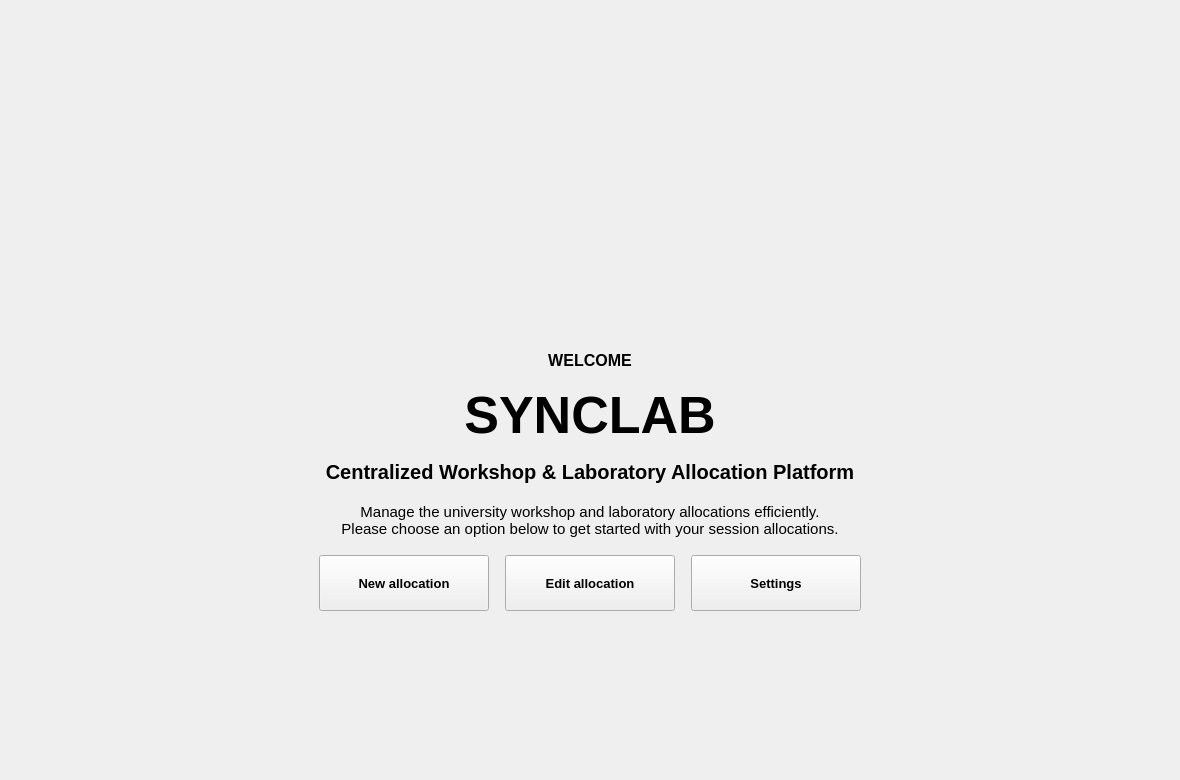
<?xml version="1.0" encoding="UTF-8"?>
<ui version="4.0">
 <class>page0Widget</class>
 <widget class="QWidget" name="page0Widget">
  <property name="geometry">
   <rect>
    <x>0</x>
    <y>0</y>
    <width>1180</width>
    <height>780</height>
   </rect>
  </property>
  <property name="font">
   <font>
    <family>Segoe UI</family>
    <pointsize>10</pointsize>
    <bold>false</bold>
   </font>
  </property>
  <property name="styleSheet">
   <string notr="true">QWidget { color:#17243B;   }QMainWindow, QStackedWidget, QWidget#page0Widget, QWidget#page1Widget, QWidget#page2Widget, QWidget#page3Widget, QWidget#page4Widget { background:#F4F7FB; }QScrollArea { border:none; background:transparent; } QScrollArea &gt; QWidget &gt; QWidget { background:#F4F7FB; }QScrollArea#cardsScrollArea &gt; QWidget, QWidget#cardsScrollContents { background:transparent; }QLabel { background:transparent; }QLabel#welcomeTitle { color:#52647D;   }QLabel#syncLabTitle {   }QLabel#syncLabSubtitle {   }QLabel#welcomeDesc, QLabel#selectedDescLabel2, QLabel#adminWsDescLbl { color:#52647D;  }QLabel#selectTitleLabel, QLabel#selectedNameLabel2, QLabel#confirmTitleLbl, QLabel#adminWsTitleLbl {   }QLineEdit, QTextEdit, QComboBox { background:#FFFFFF; border:1px solid #D4DEEB; border-radius:7px; padding:8px; selection-background-color:#2563EB; selection-color:white; }QLineEdit:focus, QTextEdit:focus, QComboBox:focus { border:1px solid #2563EB; }QComboBox QAbstractItemView { background:#FFFFFF; color:#17243B; selection-background-color:#2563EB; selection-color:white; }QPushButton { background:#FFFFFF; color:#17243B; border:1px solid #D4DEEB; border-radius:8px; padding:9px 14px;  }QPushButton:hover, QPushButton:focus { background:#EAF2FF; border-color:#2563EB; }QPushButton:pressed { border:2px solid #2563EB; }QPushButton#allocateNowBtn, QPushButton#nextBtn, QPushButton#nextTo3Btn, QPushButton#submitBtn, QPushButton#updateBtn { background:#2563EB; color:white; border:1px solid #2563EB; }QPushButton#allocateNowBtn:hover, QPushButton#nextBtn:hover, QPushButton#nextTo3Btn:hover, QPushButton#submitBtn:hover, QPushButton#updateBtn:hover { background:#1D4ED8; }QPushButton#deleteBtn, QPushButton#adminDelBtn { color:#BE123C; }QPushButton[timeSlot=true] { padding:10px 8px; }QPushButton:checked { background:#2563EB; color:white; border-color:#2563EB; }QPushButton:disabled { background:#F4F7FB; color:#52647D; border:1px solid #D4DEEB; }QPushButton#allocateNowBtn:disabled, QPushButton#nextBtn:disabled, QPushButton#nextTo3Btn:disabled, QPushButton#submitBtn:disabled, QPushButton#updateBtn:disabled, QPushButton#deleteBtn:disabled, QPushButton#adminDelBtn:disabled { background:#F4F7FB; color:#52647D; border:1px solid #D4DEEB; }QFrame#summaryBox { background:#EAF2FF; border:1px solid #D4DEEB; border-radius:10px; }QLabel#summaryDateLbl { color:#2563EB;  }QTableWidget { background:#FFFFFF; alternate-background-color:#F4F7FB; border:1px solid #D4DEEB; gridline-color:#D4DEEB; selection-background-color:#EAF2FF; selection-color:#17243B; }QHeaderView::section { font-weight:600; background:#EAF2FF; color:#17243B; border:none; padding:10px;  }QTableWidget QLineEdit, QTableWidget QComboBox { padding:4px; border-radius:4px; }QCalendarWidget { background:#FFFFFF; border:1px solid #D4DEEB; border-radius:8px; }QCalendarWidget QWidget#qt_calendar_navigationbar { background:#2563EB; }QCalendarWidget QToolButton { font-weight:600; color:white; background:transparent; padding:6px;  }QCalendarWidget QMenu, QCalendarWidget QSpinBox { background:#FFFFFF; color:#17243B; }QCalendarWidget QAbstractItemView { background:#FFFFFF; color:#17243B; selection-background-color:#2563EB; selection-color:white; outline:0; }QToolTip { background:#FFFFFF; color:#17243B; border:1px solid #D4DEEB; padding:6px; }</string>
  </property>
  <widget class="QLabel" name="welcomeImg">
   <property name="geometry">
    <rect>
     <x>518</x>
     <y>200</y>
     <width>144</width>
     <height>143</height>
    </rect>
   </property>
   <property name="font">
    <font>
     <family>Segoe UI</family>
     <pointsize>10</pointsize>
     <bold>false</bold>
    </font>
   </property>
   <property name="accessibleName">
    <string>SYNCLAB logo</string>
   </property>
   <property name="textFormat">
    <enum>Qt::TextFormat::PlainText</enum>
   </property>
   <property name="pixmap">
    <pixmap resource="../../resources/images.qrc">:/branding/logo.png</pixmap>
   </property>
   <property name="scaledContents">
    <bool>true</bool>
   </property>
   <property name="alignment">
    <set>Qt::AlignmentFlag::AlignCenter</set>
   </property>
  </widget>
  <widget class="QLabel" name="welcomeTitle">
   <property name="geometry">
    <rect>
     <x>24</x>
     <y>350</y>
     <width>1132</width>
     <height>21</height>
    </rect>
   </property>
   <property name="font">
    <font>
     <family>Segoe UI</family>
     <pointsize>12</pointsize>
     <bold>true</bold>
    </font>
   </property>
   <property name="text">
    <string>WELCOME</string>
   </property>
   <property name="textFormat">
    <enum>Qt::TextFormat::PlainText</enum>
   </property>
   <property name="alignment">
    <set>Qt::AlignmentFlag::AlignCenter</set>
   </property>
  </widget>
  <widget class="QLabel" name="syncLabTitle">
   <property name="geometry">
    <rect>
     <x>24</x>
     <y>380</y>
     <width>1132</width>
     <height>69</height>
    </rect>
   </property>
   <property name="font">
    <font>
     <family>Segoe UI</family>
     <pointsize>39</pointsize>
     <bold>true</bold>
    </font>
   </property>
   <property name="text">
    <string>SYNCLAB</string>
   </property>
   <property name="textFormat">
    <enum>Qt::TextFormat::PlainText</enum>
   </property>
   <property name="alignment">
    <set>Qt::AlignmentFlag::AlignCenter</set>
   </property>
  </widget>
  <widget class="QLabel" name="syncLabSubtitle">
   <property name="geometry">
    <rect>
     <x>24</x>
     <y>458</y>
     <width>1132</width>
     <height>27</height>
    </rect>
   </property>
   <property name="font">
    <font>
     <family>Segoe UI</family>
     <pointsize>15</pointsize>
     <bold>true</bold>
    </font>
   </property>
   <property name="text">
    <string>Centralized Workshop &amp; Laboratory Allocation Platform</string>
   </property>
   <property name="textFormat">
    <enum>Qt::TextFormat::PlainText</enum>
   </property>
   <property name="alignment">
    <set>Qt::AlignmentFlag::AlignCenter</set>
   </property>
   <property name="wordWrap">
    <bool>true</bool>
   </property>
  </widget>
  <widget class="QLabel" name="welcomeDesc">
   <property name="geometry">
    <rect>
     <x>24</x>
     <y>501</y>
     <width>1132</width>
     <height>38</height>
    </rect>
   </property>
   <property name="font">
    <font>
     <family>Segoe UI</family>
     <pointsize>11</pointsize>
     <bold>false</bold>
    </font>
   </property>
   <property name="text">
    <string>Manage the university workshop and laboratory allocations efficiently.
Please choose an option below to get started with your session allocations.</string>
   </property>
   <property name="textFormat">
    <enum>Qt::TextFormat::PlainText</enum>
   </property>
   <property name="alignment">
    <set>Qt::AlignmentFlag::AlignCenter</set>
   </property>
   <property name="wordWrap">
    <bool>true</bool>
   </property>
  </widget>
  <widget class="QPushButton" name="allocateNowBtn">
   <property name="geometry">
    <rect>
     <x>319</x>
     <y>555</y>
     <width>170</width>
     <height>56</height>
    </rect>
   </property>
   <property name="font">
    <font>
     <family>Segoe UI</family>
     <pointsize>10</pointsize>
     <bold>true</bold>
    </font>
   </property>
   <property name="cursor">
    <cursorShape>PointingHandCursor</cursorShape>
   </property>
   <property name="text">
    <string>New allocation</string>
   </property>
  </widget>
  <widget class="QPushButton" name="editAllocationBtn">
   <property name="geometry">
    <rect>
     <x>505</x>
     <y>555</y>
     <width>170</width>
     <height>56</height>
    </rect>
   </property>
   <property name="font">
    <font>
     <family>Segoe UI</family>
     <pointsize>10</pointsize>
     <bold>true</bold>
    </font>
   </property>
   <property name="cursor">
    <cursorShape>PointingHandCursor</cursorShape>
   </property>
   <property name="text">
    <string>Edit allocation</string>
   </property>
  </widget>
  <widget class="QPushButton" name="settingsBtn0">
   <property name="geometry">
    <rect>
     <x>691</x>
     <y>555</y>
     <width>170</width>
     <height>56</height>
    </rect>
   </property>
   <property name="font">
    <font>
     <family>Segoe UI</family>
     <pointsize>10</pointsize>
     <bold>true</bold>
    </font>
   </property>
   <property name="cursor">
    <cursorShape>PointingHandCursor</cursorShape>
   </property>
   <property name="text">
    <string>Settings</string>
   </property>
  </widget>
 </widget>
 <resources>
  <include location="../../resources/images.qrc"/>
 </resources>
 <connections/>
</ui>
